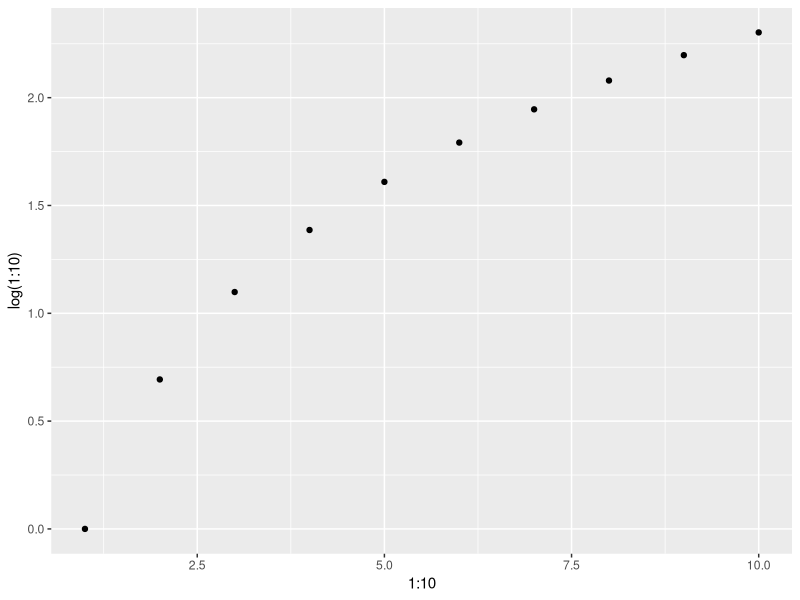

Write the R code that produced this figure.
## ---- chunk 1
2 + 3
## ---- chunk 2
2/9
## ---- chunk 3
4^2
## ---- chunk 4
a <- 1
a
## ---- chunk 5
a = 1
a
## ---- chunk 6
my_favorite_food <- "pasta"
my_favorite_food
## ---- chunk 7
elephants_are_large <- TRUE
elephants_are_large
## ---- chunk 8
a <- 1
b <- a + 5
b
## ---- chunk 9
a
a <- 3
a
## ---- chunk 10
a == 1
## ---- chunk 11
a == 3
## ---- chunk 12
rm(b)
## ---- chunk 13
ls()
## ---- chunk 14
my_favorite_food_and_drink <- c("pizza", "beer")

mixed_vector <- c(10, "pizzas", "apples", TRUE)
mixed_vector # all elements here have been converted to characters
class(mixed_vector)

vector_with_numbers <- c(3, 1, 35, 13)
vector_with_numbers # this is a numeric vector
class(vector_with_numbers) 
## ---- chunk 15
as.numeric(mixed_vector)
as.character(vector_with_numbers)
## ---- chunk 16
# naming elements in an existing vector
names(mixed_vector) <- c("number", "food", "fruits", "logical")
mixed_vector

# or directly name the elements when creating the vector
mixed_vector <- c(number = 10, food = "pizzas", fruits = "apples", logical = TRUE)
mixed_vector
## ---- chunk 17
length(mixed_vector)
## ---- chunk 18
mixed_vector[1]
mixed_vector[c(2,3)]
mixed_vector["food"]
## ---- chunk 19
mixed_vector
mixed_vector["food"] <- "pasta"
mixed_vector
## ---- chunk 20
# Are the elements of a vector smaller than 11?
vector_with_numbers < 11

# check how many elements in a vector fulfil this condition
sum(vector_with_numbers < 11)

# and use this for subsetting a vector to elements that fulfil this condition 
vector_with_numbers[vector_with_numbers < 11]

# or assign new values for those elements
vector_with_numbers[vector_with_numbers < 11] <- 0
vector_with_numbers
## ---- chunk 21
my_sequence <- 1:10
my_sequence

# or 
my_sequence <- seq(from = 1, to = 10) # see ?seq for details
my_sequence

# only every second number
my_sequence_odd_numbers <- seq(1,11, by = 2)
my_sequence_odd_numbers

# Extract the first 3 entries of a vector
vector_with_numbers[1:3]
## ---- chunk 22
my_matrix <- matrix(1:12, nrow = 3 , ncol = 4)
my_matrix
## ---- chunk 23
my_matrix[1,2] # element in row 1, column 2

my_matrix[1,2:4] # elements in row 1, column 2 to 4

# By default, R throws away dimensions that are not used when subsetting, e.g. only keeping a 1-dimensional vector. If you would like to keep the data in matrix format use `drop = FALSE`
my_matrix[1,2:4, drop = FALSE] 
## ---- chunk 24
colnames(my_matrix) <- c("cell1", "cell2", "cell3", "cell4")
rownames(my_matrix) <- c("gene1", "gene2", "gene3")
my_matrix
## ---- chunk 25
my_matrix["gene1", "cell2"]
## ---- chunk 26
dim(my_matrix)
## ---- chunk 27
t(my_matrix)
## ---- chunk 28
my_list <- list("a", 10, "Miami", TRUE)
my_list
## ---- chunk 29
my_list <- list(my_character = "a", my_number = 10, my_city ="Miami", my_logical = TRUE)
my_list
## ---- chunk 30
my_list[[1]]
my_list[["my_number"]]
my_list$my_number
## ---- chunk 31
my_complex_list <- list(my_list = my_list, my_sequence = 1:10, my_string = "hello")
my_complex_list
## ---- chunk 32
my_complex_list$my_sequence

# access elements in a nested list by using `$` several times
my_complex_list$my_list$my_character
## ---- chunk 33
log(10)
## ---- chunk 34
log(a)

sum(my_sequence)
## ---- chunk 35
# Function with 1 argument
add_three <- function(x){
  x + 3
}
add_three(4)
## ---- chunk 36
# Function with 2 arguments
order_food <- function(n, food){
  # note: The paste function concatenates several characters to a single character string
  # separated (by default) by a space, see ?paste for details
  print(paste("I want", n, food)) 
}
## ---- chunk 37
order_food(10, "pizzas")
## ---- chunk 38
for(i in 3:8){
  order_food(i, "pizzas")
}
## ---- chunk 39
hungry <- TRUE
if(hungry) order_food(10, "pizzas")
## ---- chunk 40
hungry <- FALSE
if(hungry) {
  x <- 10
  order_food(x, "pizzas")
} else {
  x <- 0
  order_food(x, "pizzas")
}
## ---- chunk 41
library(ggplot2)
qplot(x = 1:10, y = log(1:10))
## ---- chunk 42
sessionInfo()
